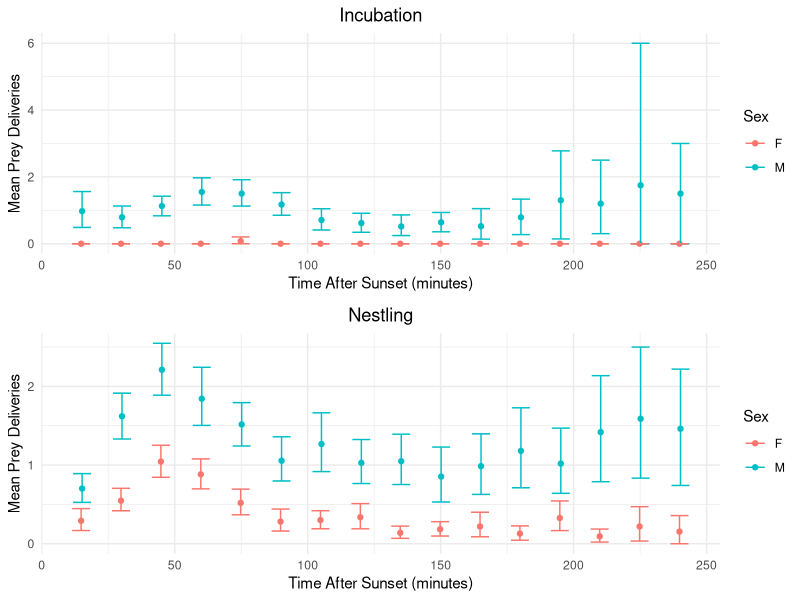
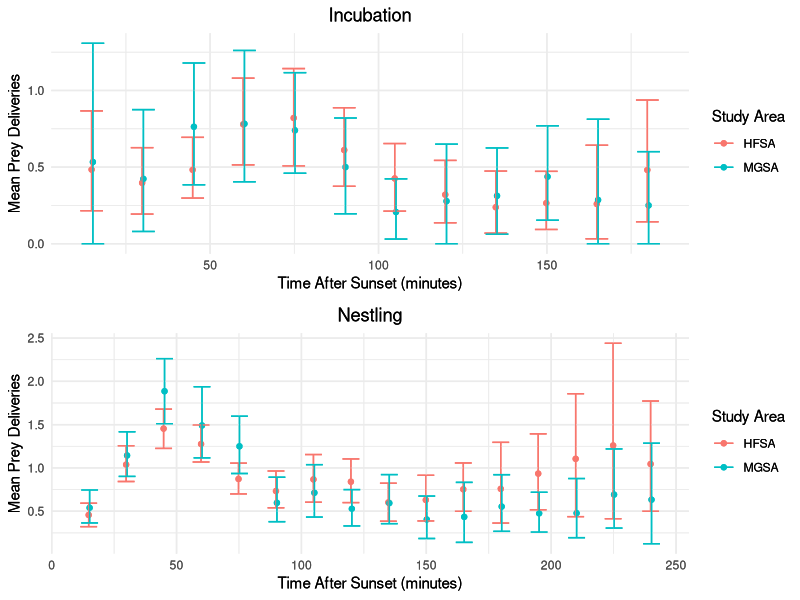

Source code (R) for these figures, in order:
## ---- chunk 1
  library(knitr)
  opts_knit$set(root.dir=normalizePath('../final-project'))

## ---- chunk 2
# LaTex
#install.packages("tinytex")

# Data manipulation and visualization
install.packages("tidyverse", repos='http://cran.us.r-project.org')
install.packages("gridExtra", repos='http://cran.us.r-project.org')

## ---- chunk 3
# LaTex
#library(tinytex)
#tinytex::install_tinytex()

# Data manipulation and visualization
library(tidyverse)
library(gridExtra)

## ---- chunk 4

#' getCI
#' 
#' @param vec a vector
#' @param n_samp number of times to sample data
#'
#' @return upper and lower bootstrap confidence intervals
#' 
#'
#' @examples
#'    getCI(1:20, 2000)
#' @export

getCI <- function(vec, n_samp=1000) {
  smp <- replicate(n_samp, mean(sample(vec, replace = TRUE), na.rm = TRUE))
  CIs <-quantile(smp, c(0.025, 0.975), na.rm = T)
  return(CIs)
}

## ---- chunk 5


pdOriginal <- read.csv("./data/pd_main.csv")


#rename the first column, which imported with a special character
names(pdOriginal)[1] <- "nest"


## ---- chunk 6

pdMF <- pdOriginal %>%
  separate(col = nest, into = c("study_site", "territory"), sep = 1, remove = TRUE) %>%
  filter(sex == "M" | sex == "F")

## ---- chunk 7

pd_str <- str(pdMF)

unique(pdMF$t180) #at least one cell has an asterisk after the value
unique(pdMF$t225) #same here
unique(pdMF$nest_age) #"pred" and "" can be converted to NA

## ---- chunk 8
#remove asterisks
pdClean <- pdMF %>%
  mutate(t180 = gsub("\\*", "", t180)) %>%
  mutate(t225 = gsub("\\*", "", t225))


#change these columns to numeric
pdClean$t180 <- as.integer(pdClean$t180)
pdClean$t225 <- as.integer(pdClean$t225)
pdClean$nest_age <- as.integer(pdClean$nest_age) 

#warning here is ok--NAs are replacing "pred" and "" values

## ---- chunk 9

# Create independent dfs for M (nestling and incubation stage) and F (nestling and incubation state). 

#select relevant columns, add column for stage, rename study sites, drop NAs
pdStage1 <- pdClean %>%
  dplyr::select(sex, nest_age, t15:t240) %>%
  mutate(
    stage =
      ifelse(nest_age < 22, "incubation", "nestling")) %>%
  drop_na(stage)

#change column names to remove "t" in front of time interval
colnames(pdStage1) <- c("sex", "nest_age", "15", "30", "45", "60", "75", "90", "105", "120", "135", "150", "165", "180", "195", "210", "225", "240", "stage")

#create independent dfs for each study site and stage
pdM_inc <- pdStage1 %>%
  filter(sex =="M", stage == "incubation") %>%
  dplyr::select('15':'240')

pdM_nest <- pdStage1 %>% 
  filter(sex =="M", stage == "nestling") %>%
  dplyr::select('15':'240')

pdF_inc <- pdStage1 %>%
  filter(sex =="F", stage == "incubation") %>%
  dplyr::select('15':'240')
         
pdF_nest <- pdStage1 %>%
  filter(sex =="F", stage == "nestling") %>%
  dplyr::select('15':'240')

## ---- chunk 10

meanM_inc <- data.frame(
  time = as.numeric(colnames(pdM_inc)),
  M_incubation = colMeans(pdM_inc, na.rm = TRUE))

meanM_nest <- data.frame(
  time = as.numeric(colnames(pdM_nest)),
  M_nestling = colMeans(pdM_nest, na.rm = TRUE))

meanF_inc <- data.frame(
  time = as.numeric(colnames(pdF_inc)),
  F_incubation = colMeans(pdF_inc, na.rm = TRUE))

meanF_nest <- data.frame(
  time = as.numeric(colnames(pdF_nest)),
  F_nestling = colMeans(pdF_nest, na.rm = TRUE))

## ---- chunk 11
meanMF <- data.frame(
  time = as.numeric(colnames(pdM_inc)),
  M_incubation = colMeans(pdM_inc, na.rm = TRUE),
  M_nestling = colMeans(pdM_nest, na.rm = TRUE),
  F_incubation = colMeans(pdF_inc, na.rm = TRUE),
  F_nestling = colMeans(pdF_nest, na.rm = TRUE)
)

## ---- chunk 12

#now apply it across the columns of PD data
ciM_inc <- apply(pdM_inc, 2, FUN = getCI)
ciM_nest <- apply(pdM_nest, 2, FUN = getCI)
ciF_inc <- apply(pdF_inc, 2, FUN = getCI)
ciF_nest <- apply(pdF_nest, 2, FUN = getCI)
## ---- chunk 13

ciInc_sex <- data.frame(
    sex = c(rep("M", nrow(meanM_inc)), rep("F", nrow(meanF_inc))),
    mean = c(colMeans(pdM_inc, na.rm = TRUE), colMeans(pdF_inc, na.rm = TRUE)),
    ci_l = c(ciM_inc[1,], ciF_inc[1,]),
    ci_h = c(ciM_inc[2,], ciF_inc[2,]),
    time = c(as.numeric(rownames(meanM_inc)), as.numeric(rownames(meanF_inc))),
    stage = "Incubation")


ciNest_sex <- data.frame(
    sex = c(rep("M", nrow(meanM_nest)), rep("F", nrow(meanF_nest))),
    mean = c(colMeans(pdM_nest, na.rm = TRUE), colMeans(pdF_nest, na.rm = TRUE)),
    ci_l = c(ciM_nest[1,], ciF_nest[1,]),
    ci_h = c(ciM_nest[2,], ciF_nest[2,]),
    time = c(as.numeric(rownames(meanM_nest)), as.numeric(rownames(meanF_nest))),
    stage = "Nestling")
    
ciAll_sex <- rbind(ciInc_sex, ciNest_sex)

## ---- chunk 14

plotInc_sex <- ggplot(data = ciInc_sex) +
  geom_point(aes(x = time, y = mean, color = sex, group = sex),
             position = position_dodge(width=0.75)) +
  geom_errorbar(aes(x=time, ymax = ci_h, ymin=ci_l, color = sex, 
                    group = sex),
                position = position_dodge(width=0.75)) +
  labs(x = "Time After Sunset (minutes)", y = "Mean Prey Deliveries", 
       title = "Incubation", color = "Sex") +
  theme_minimal() +
  theme(plot.title = element_text(hjust = 0.5))

## ---- chunk 15

plotNest_sex <- ggplot(data = ciNest_sex) +
  geom_point(aes(x = time, y = mean, color = sex, group = sex),
             position = position_dodge(width=0.75)) +
  geom_errorbar(aes(x=time, ymax = ci_h, ymin=ci_l, color = sex, 
                    group = sex),
                position = position_dodge(width=0.75)) +
  labs(x = "Time After Sunset (minutes)", y = "Mean Prey Deliveries", 
       title = "Nestling", color = "Sex") +
  theme_minimal() +
  theme(plot.title = element_text(hjust = 0.5))

## ---- chunk 16

pdf("analysis/figures/pds_by_sex.pdf")    # creates new pd file
grid.arrange(plotInc_sex, plotNest_sex)   # makes the actual plot
dev.off()     # closes the PDF file


## ---- chunk 17

t.test(meanF_inc$F_incubation, meanM_inc$M_incubation)

## ---- chunk 18

t.test(meanF_nest$F_nestling, meanM_nest$M_nestling)

## ---- chunk 19

pdHM <- pdClean %>%
  filter(study_site == "B" | study_site == "C", sex == "M")

## ---- chunk 20

#create independet dfs for HFSA (nestling and incubation stage) and MGSA (nestling and incubation state). 

#select relevant columns, add column for stage, rename study sites, drop NAs
pdStage <- pdClean %>%
  dplyr::select(study_site, nest_age, t15:t240) %>%
  mutate(
    stage =
      ifelse(nest_age < 22, "incubation", "nestling"),
    study_site =
      ifelse(study_site == "B", "MGSA", "HFSA")) %>%
  drop_na(stage)

#change column names to remove "t" in front of time interval
colnames(pdStage) <- c("study_site", "nest_age", "15", "30", "45", "60", "75", "90", "105", "120", "135", "150", "165", "180", "195", "210", "225", "240", "stage")

#create independent dfs for each study site and stage
pdHFSA_inc <- pdStage %>%
  filter(study_site =="HFSA", stage == "incubation") %>%
  dplyr::select('15':'240')

pdHFSA_nest <- pdStage %>% 
  filter(study_site =="HFSA", stage == "nestling") %>%
  dplyr::select('15':'240')

pdMGSA_inc <- pdStage %>%
  filter(study_site =="MGSA", stage == "incubation") %>%
  dplyr::select('15':'240')
         
pdMGSA_nest <- pdStage %>%
  filter(study_site =="MGSA", stage == "nestling") %>%
  dplyr::select('15':'240')


## ---- chunk 21

meanHFSA_inc <- data.frame(
  time = as.numeric(colnames(pdHFSA_inc)),
  HFSA_incubation = colMeans(pdHFSA_inc, na.rm = TRUE))

meanHFSA_nest <- data.frame(
  time = as.numeric(colnames(pdHFSA_nest)),
  HFSA_nestling = colMeans(pdHFSA_nest, na.rm = TRUE))

meanMGSA_inc <- data.frame(
  time = as.numeric(colnames(pdMGSA_inc)),
  MGSA_incubation = colMeans(pdMGSA_inc, na.rm = TRUE))

meanMGSA_nest <- data.frame(
  time = as.numeric(colnames(pdMGSA_nest)),
  MGSA_nestling = colMeans(pdMGSA_nest, na.rm = TRUE))

## ---- chunk 22
meanAll <- data.frame(
  time = as.numeric(colnames(pdHFSA_inc)),
  HFSA_incubation = colMeans(pdHFSA_inc, na.rm = TRUE),
  HFSA_nestling = colMeans(pdHFSA_nest, na.rm = TRUE),
  MGSA_incubation = colMeans(pdMGSA_inc, na.rm = TRUE),
  MGSA_nestling = colMeans(pdMGSA_nest, na.rm = TRUE)
)

## ---- chunk 23

#now apply it across the columns of PD data
ciHFSA_inc <- apply(pdHFSA_inc, 2, FUN = getCI)
ciHFSA_nest <- apply(pdHFSA_nest, 2, FUN = getCI)
ciMGSA_inc <- apply(pdMGSA_inc, 2, FUN = getCI)
ciMGSA_nest <- apply(pdMGSA_nest, 2, FUN = getCI)
## ---- chunk 24

ciInc <- filter(
  data.frame(
    study_area = c(rep("HFSA", nrow(meanHFSA_inc)), rep("MGSA", nrow(meanMGSA_inc))),
    mean = c(colMeans(pdHFSA_inc, na.rm = TRUE), colMeans(pdMGSA_inc, na.rm = TRUE)),
    ci_l = c(ciHFSA_inc[1,], ciMGSA_inc[1,]),
    ci_h = c(ciHFSA_inc[2,], ciMGSA_inc[2,]),
    time = c(as.numeric(rownames(meanHFSA_inc)), as.numeric(rownames(meanMGSA_inc))),
    stage = "Incubation"),
  time <= 180)


ciNest <- data.frame(
    study_area = c(rep("HFSA", nrow(meanHFSA_nest)), rep("MGSA", nrow(meanMGSA_nest))),
    mean = c(colMeans(pdHFSA_nest, na.rm = TRUE), colMeans(pdMGSA_nest, na.rm = TRUE)),
    ci_l = c(ciHFSA_nest[1,], ciMGSA_nest[1,]),
    ci_h = c(ciHFSA_nest[2,], ciMGSA_nest[2,]),
    time = c(as.numeric(rownames(meanHFSA_nest)), as.numeric(rownames(meanMGSA_nest))),
    stage = "Nestling")
    
ciAll <- rbind(ciInc, ciNest)

## ---- chunk 25

plotInc <- ggplot(data = ciInc) +
  geom_point(aes(x = time, y = mean, color = study_area, group = study_area),
             position = position_dodge(width=0.75)) +
  geom_errorbar(aes(x=time, ymax = ci_h, ymin=ci_l, color = study_area, 
                    group = study_area),
                position = position_dodge(width=0.75)) +
  labs(x = "Time After Sunset (minutes)", y = "Mean Prey Deliveries", 
       title = "Incubation", color = "Study Area") +
  theme_minimal() +
  theme(plot.title = element_text(hjust = 0.5))

## ---- chunk 26

plotNest <- ggplot(data = ciNest) +
  geom_point(aes(x = time, y = mean, color = study_area, group = study_area),
             position = position_dodge(width=0.75)) +
  geom_errorbar(aes(x=time, ymax = ci_h, ymin=ci_l, color = study_area, 
                    group = study_area),
                position = position_dodge(width=0.75)) +
  labs(x = "Time After Sunset (minutes)", y = "Mean Prey Deliveries", 
       title = "Nestling", color = "Study Area") +
  theme_minimal() +
  theme(plot.title = element_text(hjust = 0.5))

## ---- chunk 27

plotAll <- ggplot(data = ciAll) +
  geom_point(aes(x = time, y = mean, color = study_area, group = study_area),
             position = position_dodge(width=0.75)) +
  geom_errorbar(aes(x=time, ymax = ci_h, ymin=ci_l, color = study_area, 
                    group = study_area),
                position = position_dodge(width=0.75)) +
  labs(x = "Time After Sunset (minutes)", y = "Mean Prey Deliveries", 
       title = "Average Prey Deliveries Throughout Night", color = "Study Area") +
  theme_minimal() +
  theme(plot.title = element_text(hjust = 0.5)) +
  facet_grid(~ stage)

## ---- chunk 28

pdf("analysis/figures/pds_by_site.pdf")    # creates new pd file
grid.arrange(grid.arrange(plotInc, plotNest))  # makes the actual plot
dev.off()     # closes the PDF file

## ---- chunk 29

t.test(meanHFSA_inc$HFSA_incubation, meanMGSA_inc$MGSA_incubation)

## ---- chunk 30

t.test(meanHFSA_nest$HFSA_nestling, meanMGSA_nest$MGSA_nestling)
